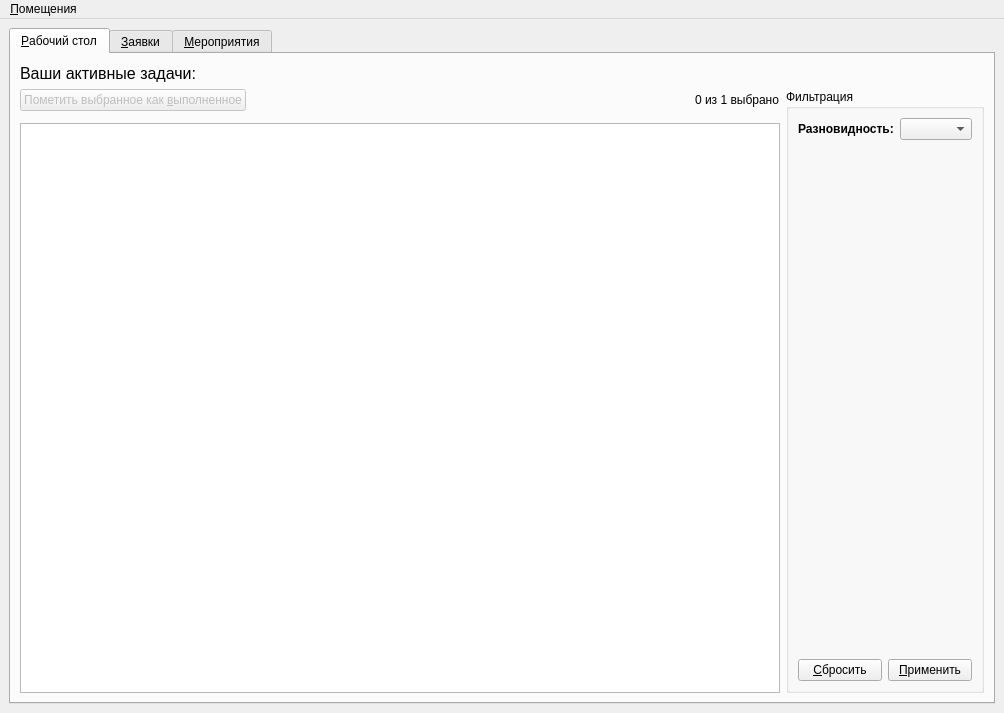
<?xml version="1.0" encoding="UTF-8"?>
<ui version="4.0">
 <class>MainWindow</class>
 <widget class="QMainWindow" name="MainWindow">
  <property name="geometry">
   <rect>
    <x>0</x>
    <y>0</y>
    <width>1004</width>
    <height>713</height>
   </rect>
  </property>
  <property name="windowTitle">
   <string>Система управления культурным центром</string>
  </property>
  <widget class="QWidget" name="centralwidget">
   <layout class="QGridLayout" name="gridLayout_4">
    <item row="0" column="0">
     <widget class="QTabWidget" name="tabWidget">
      <property name="currentIndex">
       <number>0</number>
      </property>
      <widget class="QWidget" name="tab">
       <attribute name="icon">
        <iconset>
         <normaloff>resourses/desktop.png</normaloff>resourses/desktop.png</iconset>
       </attribute>
       <attribute name="title">
        <string>&amp;Рабочий стол</string>
       </attribute>
       <layout class="QGridLayout" name="gridLayout_3">
        <item row="3" column="0">
         <widget class="QTableView" name="desktopTableView">
          <property name="selectionMode">
           <enum>QAbstractItemView::SingleSelection</enum>
          </property>
          <property name="selectionBehavior">
           <enum>QAbstractItemView::SelectRows</enum>
          </property>
          <property name="sortingEnabled">
           <bool>true</bool>
          </property>
          <attribute name="horizontalHeaderHighlightSections">
           <bool>true</bool>
          </attribute>
          <attribute name="verticalHeaderVisible">
           <bool>false</bool>
          </attribute>
          <attribute name="verticalHeaderCascadingSectionResizes">
           <bool>true</bool>
          </attribute>
          <attribute name="verticalHeaderDefaultSectionSize">
           <number>24</number>
          </attribute>
         </widget>
        </item>
        <item row="0" column="0" colspan="2">
         <layout class="QHBoxLayout" name="horizontalLayout_31">
          <item>
           <widget class="QLabel" name="label_43">
            <property name="font">
             <font>
              <pointsize>12</pointsize>
             </font>
            </property>
            <property name="text">
             <string>Ваши активные задачи:</string>
            </property>
           </widget>
          </item>
          <item>
           <spacer name="horizontalSpacer">
            <property name="orientation">
             <enum>Qt::Horizontal</enum>
            </property>
            <property name="sizeHint" stdset="0">
             <size>
              <width>40</width>
              <height>20</height>
             </size>
            </property>
           </spacer>
          </item>
         </layout>
        </item>
        <item row="1" column="0">
         <layout class="QHBoxLayout" name="horizontalLayout_22">
          <item>
           <widget class="QPushButton" name="completeSelectedDesktopPushButton">
            <property name="enabled">
             <bool>false</bool>
            </property>
            <property name="text">
             <string>Пометить выбранное как &amp;выполненное</string>
            </property>
            <property name="icon">
             <iconset>
              <normaloff>resourses/check.png</normaloff>resourses/check.png</iconset>
            </property>
           </widget>
          </item>
          <item>
           <spacer name="horizontalSpacer_9">
            <property name="orientation">
             <enum>Qt::Horizontal</enum>
            </property>
            <property name="sizeHint" stdset="0">
             <size>
              <width>40</width>
              <height>20</height>
             </size>
            </property>
           </spacer>
          </item>
          <item>
           <widget class="QLabel" name="selectedDesktopCountLabel">
            <property name="text">
             <string>0 из 1 выбрано</string>
            </property>
           </widget>
          </item>
         </layout>
        </item>
        <item row="1" column="1" rowspan="3">
         <widget class="QGroupBox" name="groupBox">
          <property name="title">
           <string>Фильтрация</string>
          </property>
          <layout class="QVBoxLayout" name="verticalLayout">
           <item>
            <layout class="QFormLayout" name="formLayout">
             <item row="0" column="0">
              <widget class="QLabel" name="label_34">
               <property name="font">
                <font>
                 <bold>true</bold>
                </font>
               </property>
               <property name="text">
                <string>Разновидность:</string>
               </property>
              </widget>
             </item>
             <item row="0" column="1">
              <widget class="QComboBox" name="comboBox_12"/>
             </item>
            </layout>
           </item>
           <item>
            <spacer name="verticalSpacer">
             <property name="orientation">
              <enum>Qt::Vertical</enum>
             </property>
             <property name="sizeHint" stdset="0">
              <size>
               <width>20</width>
               <height>40</height>
              </size>
             </property>
            </spacer>
           </item>
           <item>
            <layout class="QHBoxLayout" name="horizontalLayout">
             <item>
              <widget class="QPushButton" name="resetDesktopFilterButton">
               <property name="text">
                <string>&amp;Сбросить</string>
               </property>
              </widget>
             </item>
             <item>
              <widget class="QPushButton" name="pushButton_2">
               <property name="text">
                <string>&amp;Применить</string>
               </property>
              </widget>
             </item>
            </layout>
           </item>
          </layout>
         </widget>
        </item>
       </layout>
      </widget>
      <widget class="QWidget" name="requestsTab">
       <attribute name="icon">
        <iconset>
         <normaloff>resourses/work.png</normaloff>resourses/work.png</iconset>
       </attribute>
       <attribute name="title">
        <string>&amp;Заявки</string>
       </attribute>
       <layout class="QGridLayout" name="gridLayout">
        <item row="2" column="0">
         <widget class="QTableView" name="worksTableView">
          <property name="selectionMode">
           <enum>QAbstractItemView::SingleSelection</enum>
          </property>
          <property name="selectionBehavior">
           <enum>QAbstractItemView::SelectRows</enum>
          </property>
          <property name="sortingEnabled">
           <bool>true</bool>
          </property>
          <attribute name="horizontalHeaderHighlightSections">
           <bool>true</bool>
          </attribute>
          <attribute name="verticalHeaderVisible">
           <bool>false</bool>
          </attribute>
          <attribute name="verticalHeaderCascadingSectionResizes">
           <bool>true</bool>
          </attribute>
          <attribute name="verticalHeaderDefaultSectionSize">
           <number>24</number>
          </attribute>
         </widget>
        </item>
        <item row="0" column="0">
         <layout class="QHBoxLayout" name="horizontalLayout_14">
          <item>
           <widget class="QLabel" name="label_6">
            <property name="font">
             <font>
              <pointsize>12</pointsize>
             </font>
            </property>
            <property name="text">
             <string>Выберите заявку для редактирования:</string>
            </property>
           </widget>
          </item>
          <item>
           <spacer name="horizontalSpacer_5">
            <property name="orientation">
             <enum>Qt::Horizontal</enum>
            </property>
            <property name="sizeHint" stdset="0">
             <size>
              <width>40</width>
              <height>20</height>
             </size>
            </property>
           </spacer>
          </item>
          <item>
           <widget class="QPushButton" name="newWorkPushButton">
            <property name="text">
             <string>&amp;Новая заявка</string>
            </property>
            <property name="icon">
             <iconset>
              <normaloff>resourses/create.png</normaloff>resourses/create.png</iconset>
            </property>
           </widget>
          </item>
          <item>
           <widget class="QPushButton" name="worksTypeMaximizePushButton">
            <property name="text">
             <string>Разновидности</string>
            </property>
            <property name="icon">
             <iconset>
              <normaloff>resourses/maximize.png</normaloff>resourses/maximize.png</iconset>
            </property>
           </widget>
          </item>
         </layout>
        </item>
        <item row="1" column="0">
         <layout class="QHBoxLayout" name="horizontalLayout_9">
          <item>
           <widget class="QPushButton" name="editSelectedWorksPushButton">
            <property name="enabled">
             <bool>false</bool>
            </property>
            <property name="text">
             <string>От&amp;редактировать выбранное</string>
            </property>
            <property name="icon">
             <iconset>
              <normaloff>resourses/edit.png</normaloff>resourses/edit.png</iconset>
            </property>
           </widget>
          </item>
          <item>
           <widget class="QPushButton" name="deleteSelectedWorksPushButton">
            <property name="enabled">
             <bool>false</bool>
            </property>
            <property name="text">
             <string>&amp;Удалить выбранное</string>
            </property>
            <property name="icon">
             <iconset>
              <normaloff>resourses/delete.png</normaloff>resourses/delete.png</iconset>
            </property>
           </widget>
          </item>
          <item>
           <spacer name="horizontalSpacer_3">
            <property name="orientation">
             <enum>Qt::Horizontal</enum>
            </property>
            <property name="sizeHint" stdset="0">
             <size>
              <width>40</width>
              <height>20</height>
             </size>
            </property>
           </spacer>
          </item>
          <item>
           <widget class="QLabel" name="selectedWorkCountLabel">
            <property name="text">
             <string>0 из 1 выбрано</string>
            </property>
           </widget>
          </item>
         </layout>
        </item>
       </layout>
      </widget>
      <widget class="QWidget" name="eventsTab">
       <attribute name="icon">
        <iconset>
         <normaloff>resourses/event.png</normaloff>resourses/event.png</iconset>
       </attribute>
       <attribute name="title">
        <string>&amp;Мероприятия</string>
       </attribute>
       <layout class="QGridLayout" name="gridLayout_2">
        <item row="3" column="0">
         <widget class="QTableView" name="eventsTableView">
          <property name="selectionMode">
           <enum>QAbstractItemView::SingleSelection</enum>
          </property>
          <property name="selectionBehavior">
           <enum>QAbstractItemView::SelectRows</enum>
          </property>
          <property name="sortingEnabled">
           <bool>true</bool>
          </property>
          <attribute name="horizontalHeaderHighlightSections">
           <bool>true</bool>
          </attribute>
          <attribute name="verticalHeaderVisible">
           <bool>false</bool>
          </attribute>
          <attribute name="verticalHeaderCascadingSectionResizes">
           <bool>true</bool>
          </attribute>
          <attribute name="verticalHeaderDefaultSectionSize">
           <number>24</number>
          </attribute>
         </widget>
        </item>
        <item row="0" column="0" colspan="2">
         <layout class="QHBoxLayout" name="horizontalLayout_24">
          <item>
           <widget class="QLabel" name="label_32">
            <property name="font">
             <font>
              <pointsize>12</pointsize>
             </font>
            </property>
            <property name="text">
             <string>Выберите мероприятие для редактирования:</string>
            </property>
           </widget>
          </item>
          <item>
           <spacer name="horizontalSpacer_8">
            <property name="orientation">
             <enum>Qt::Horizontal</enum>
            </property>
            <property name="sizeHint" stdset="0">
             <size>
              <width>40</width>
              <height>20</height>
             </size>
            </property>
           </spacer>
          </item>
          <item>
           <widget class="QPushButton" name="newEventPushButton">
            <property name="text">
             <string>&amp;Новое мероприятие</string>
            </property>
            <property name="icon">
             <iconset>
              <normaloff>resourses/create.png</normaloff>resourses/create.png</iconset>
            </property>
           </widget>
          </item>
          <item>
           <widget class="QPushButton" name="eventsTypeMaximizePushButton">
            <property name="text">
             <string>Разновидности</string>
            </property>
            <property name="icon">
             <iconset>
              <normaloff>resourses/maximize.png</normaloff>resourses/maximize.png</iconset>
            </property>
           </widget>
          </item>
         </layout>
        </item>
        <item row="1" column="0">
         <layout class="QHBoxLayout" name="horizontalLayout_17">
          <item>
           <widget class="QPushButton" name="editSelectedEventsPushButton">
            <property name="enabled">
             <bool>false</bool>
            </property>
            <property name="text">
             <string>От&amp;редактировать выбранное</string>
            </property>
            <property name="icon">
             <iconset>
              <normaloff>resourses/edit.png</normaloff>resourses/edit.png</iconset>
            </property>
           </widget>
          </item>
          <item>
           <widget class="QPushButton" name="deleteSelectedEventsPushButton">
            <property name="enabled">
             <bool>false</bool>
            </property>
            <property name="text">
             <string>&amp;Удалить выбранное</string>
            </property>
            <property name="icon">
             <iconset>
              <normaloff>resourses/delete.png</normaloff>resourses/delete.png</iconset>
            </property>
           </widget>
          </item>
          <item>
           <spacer name="horizontalSpacer_6">
            <property name="orientation">
             <enum>Qt::Horizontal</enum>
            </property>
            <property name="sizeHint" stdset="0">
             <size>
              <width>40</width>
              <height>20</height>
             </size>
            </property>
           </spacer>
          </item>
          <item>
           <widget class="QLabel" name="selectedEventsCountLabel">
            <property name="text">
             <string>0 из 1 выбрано</string>
            </property>
           </widget>
          </item>
         </layout>
        </item>
        <item row="1" column="1" rowspan="3">
         <widget class="QGroupBox" name="groupBox_2">
          <property name="title">
           <string>Фильтрация</string>
          </property>
          <layout class="QVBoxLayout" name="verticalLayout_2">
           <item>
            <layout class="QFormLayout" name="formLayout_2">
             <item row="0" column="0">
              <widget class="QLabel" name="label">
               <property name="font">
                <font>
                 <bold>true</bold>
                </font>
               </property>
               <property name="text">
                <string>Пространство:</string>
               </property>
              </widget>
             </item>
             <item row="0" column="1">
              <widget class="QComboBox" name="comboBox"/>
             </item>
            </layout>
           </item>
           <item>
            <spacer name="verticalSpacer_2">
             <property name="orientation">
              <enum>Qt::Vertical</enum>
             </property>
             <property name="sizeHint" stdset="0">
              <size>
               <width>20</width>
               <height>40</height>
              </size>
             </property>
            </spacer>
           </item>
           <item>
            <layout class="QHBoxLayout" name="horizontalLayout_2">
             <item>
              <widget class="QPushButton" name="pushButton_4">
               <property name="text">
                <string>Сбросить</string>
               </property>
              </widget>
             </item>
             <item>
              <widget class="QPushButton" name="pushButton_3">
               <property name="text">
                <string>Применить</string>
               </property>
              </widget>
             </item>
            </layout>
           </item>
          </layout>
         </widget>
        </item>
       </layout>
      </widget>
     </widget>
    </item>
   </layout>
  </widget>
  <widget class="QMenuBar" name="menuBar">
   <property name="geometry">
    <rect>
     <x>0</x>
     <y>0</y>
     <width>1004</width>
     <height>22</height>
    </rect>
   </property>
   <widget class="QMenu" name="menu">
    <property name="title">
     <string>&amp;Помещения</string>
    </property>
    <addaction name="action_2"/>
    <addaction name="action_4"/>
   </widget>
   <addaction name="menu"/>
  </widget>
  <action name="action_2">
   <property name="text">
    <string>Обзор</string>
   </property>
  </action>
  <action name="action_4">
   <property name="text">
    <string>Части</string>
   </property>
  </action>
 </widget>
 <resources/>
 <connections/>
</ui>
